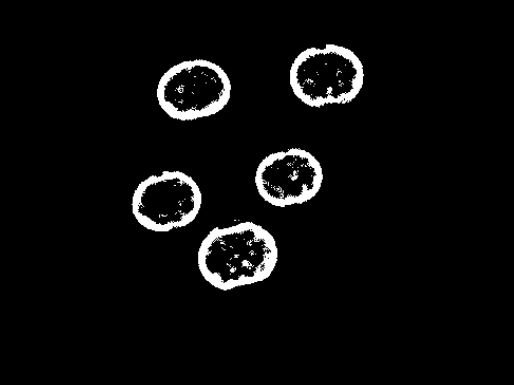
//> input picture project_code/VC_FANFUHAN_OPENCV/images/cells.png, 514 x 385 px
$ ./VC_FANFUHAN_OPENCV065   (built with g++ and OpenCV 4)
//> lines starting //> are read from the running program, lines starting //| are printed output that depends on the picture; after the words box and inside, x2 and y2 are one past the last pixel; in counts of white or black regions, pixels touching at a corner belong together
### project_code/VC_FANFUHAN_OPENCV/VC_FANFUHAN_OPENCV065/stdafx.h
// stdafx.h : 可在此標頭檔中包含標準的系統 Include 檔，
// 或是經常使用卻很少變更的
// 專案專用 Include 檔案
//

#pragma once

#include "targetver.h"

#include <stdio.h>
#include <tchar.h>


// TODO:  在此參考您的程式所需要的其他標頭

### project_code/VC_FANFUHAN_OPENCV/VC_FANFUHAN_OPENCV065/VC_FANFUHAN_OPENCV065.cpp
// VC_FANFUHAN_OPENCV065.cpp : 定義主控台應用程式的進入點。
//
/*
// Debug | x32
通用屬性
| C/C++
|	| 一般
|		| 其他 Include 目錄 -> ..\..\opencv411_x64\include
|
| 連結器
| 	|一一般
|		|  其他程式庫目錄 -> ..\..\opencv411_x64\lib
|
| 	|一輸入
|		| 其他相依性 -> opencv_world411d.lib;%(AdditionalDependencies)

// Releas | x64
組態屬性
| C/C++
|	| 一般
|		| 其他 Include 目錄 -> ..\..\opencv411_x64\include;%(AdditionalDependencies)
|
| 連結器
| 	|一般
|		| 其他程式庫目錄 -> ..\..\opencv411_x64\lib;%(AdditionalDependencies)
|
| 	|一輸入
|		| 其他相依性 -> opencv_world411.lib;%(AdditionalDependencies)

*/

#include "stdafx.h"
#include <iostream>
#include <opencv2/opencv.hpp>
#include <opencv2/core/core.hpp>
#include <opencv2/highgui/highgui.hpp>

using namespace std;
using namespace cv;

void blur_demo(Mat &image, Mat &sum);
void edge_demo(Mat &image, Mat &sum);
int getblockSum(Mat &sum, int x1, int y1, int x2, int y2, int i);

void showHistogram(InputArray src, cv::String StrTitle);
void backProjection_demo(Mat &mat, Mat &model);
void blur3x3(Mat &src, Mat *det);

void add_salt_pepper_noise(Mat &image);
void add_gaussian_noise(Mat &image);

void USMImage(Mat src, Mat &usm, float fltPar);

void pyramid_up(Mat &image, vector<Mat> &pyramid_images, int level);
void pyramid_down(vector<Mat> &pyramid_images);

void laplaian_demo(vector<Mat> &pyramid_images, Mat &image);

void connected_component_demo(Mat &image);
void componentwithstats_demo(Mat &image);

void contours_info(Mat &image, vector<vector<Point>> &pts);
void contours_info(Mat &image, vector<vector<Point>> &pts, int threshold01, int threshold02);

// [5 lines left out: function pause, not called in this run]
int main()
{
	Mat src = imread("../../images/cells.png");//Mat src = imread("../../images/test.png");
//> src is the input picture: 385 rows x 514 cols, CV_8UC3; min 0, max 255, mean 10.3
	if (src.empty())
	{
		cout << "could not load image.." << endl;
		pause();
		return -1;
	}
	else
	{
		imshow("input_src", src);
		showHistogram(src, "Histogram_input_src");
//> in showHistogram, `calcHist(&bgr_plane[0], 1, 0, Mat(), b_hist, 1, bins, ranges);`: b_hist = 256 values, max 187710 at index 0, min 0 at index 255, mean 750
//> in showHistogram, `calcHist(&bgr_plane[1], 1, 0, Mat(), g_hist, 1, bins, ranges);`: g_hist has the same summary as b_hist
//> in showHistogram, `calcHist(&bgr_plane[2], 1, 0, Mat(), r_hist, 1, bins, ranges);`: r_hist has the same summary as b_hist
//> in showHistogram, `normalize(b_hist, b_hist, 0, histImage.rows, NORM_MINMAX, -1);`: b_hist = 256 values, max 400 at index 0, min 0 at index 255, mean 1.6
//> in showHistogram, `normalize(g_hist, g_hist, 0, histImage.rows, NORM_MINMAX, -1);`: g_hist has the same summary as b_hist
//> in showHistogram, `normalize(r_hist, r_hist, 0, histImage.rows, NORM_MINMAX, -1);`: r_hist has the same summary as b_hist
//> after the loop in showHistogram, `for (int i = 1; i < bins[0]; ++i)`:
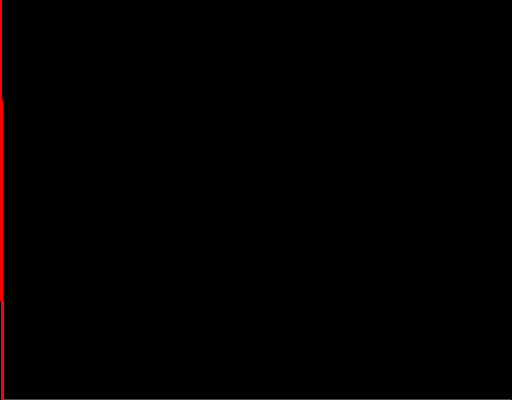
//> histImage: 400 rows x 512 cols, CV_8UC3; mean B, G, R 0, 0, 2

		// 二值图像
		//彩色轉二值化步驟(SOP) 彩色 -> 高斯模糊(去雜訊) -> 轉灰階 -> 二值化
		Mat gray, binary, result;
		cvtColor(src, gray, COLOR_BGR2GRAY);
		//GaussianBlur(gray, gray, Size(3, 3), 0, 0);
		threshold(gray, binary, 0, 255, THRESH_BINARY | THRESH_OTSU);
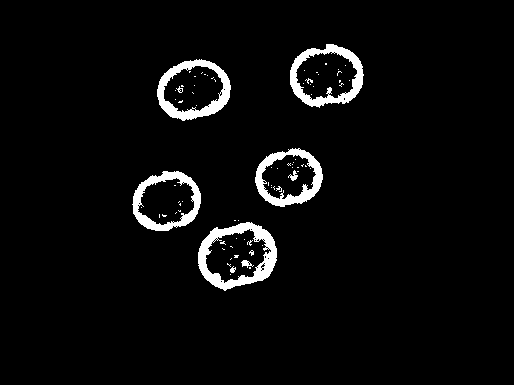
//> binary: 385 rows x 514 cols, CV_8UC1; 4.1% white; 79 white regions (69 under 20 px), largest, box (x1, y1, x2, y2) and area: (198, 222, 277, 291) 1914, (290, 44, 364, 108) 1528, (157, 59, 231, 121) 1523
		imshow("binary", binary);

		// 闭操作
		Mat se1 = getStructuringElement(MORPH_RECT, Size(25, 5), Point(-1, -1));
		Mat se2 = getStructuringElement(MORPH_RECT, Size(5, 25), Point(-1, -1));
		morphologyEx(binary, result, MORPH_CLOSE, se1);
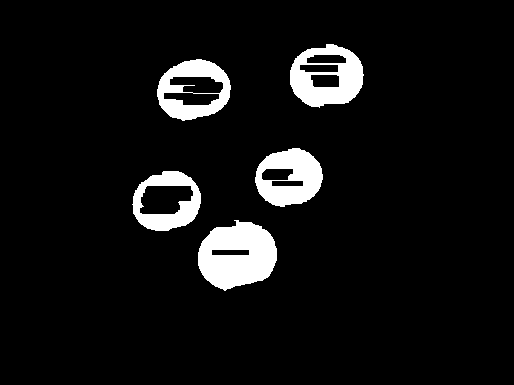
//> result: 385 rows x 514 cols, CV_8UC1; 6.9% white; 5 white regions, box (x1, y1, x2, y2) and area: (198, 220, 277, 291) 3965, (290, 44, 364, 108) 2787, (255, 148, 323, 207) 2595, (157, 59, 231, 121) 2351, (132, 171, 201, 231) 2029
		morphologyEx(result, result, MORPH_CLOSE, se2);
		imshow("close_demo 25*5 5*25", result);

		// 去除中间小方黑块
		Mat se3 = getStructuringElement(MORPH_CROSS, Size(31, 21));
		morphologyEx(result, result, MORPH_CLOSE, se3);
		// imshow("cross", result);
		morphologyEx(result, result, MORPH_CLOSE, se1);
//> result: 385 rows x 514 cols, CV_8UC1; 8.8% white; 5 white regions, box (x1, y1, x2, y2) and area: (198, 220, 277, 291) 4160, (290, 44, 364, 108) 3646, (157, 59, 231, 121) 3492, (255, 148, 323, 207) 3053, (132, 171, 201, 231) 2971
		morphologyEx(result, result, MORPH_CLOSE, se2);
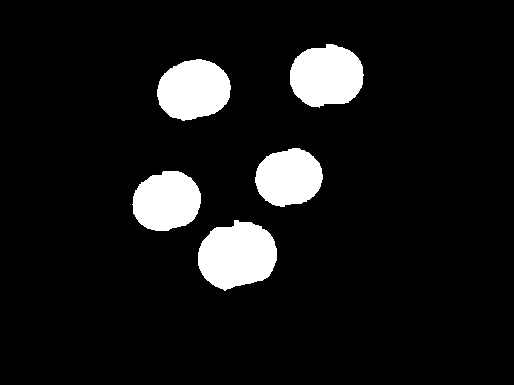
//> result: 385 rows x 514 cols, CV_8UC1; 8.9% white; 5 white regions, box (x1, y1, x2, y2) and area: (198, 220, 277, 291) 4160, (290, 44, 364, 108) 3646, (157, 59, 231, 121) 3492, (132, 171, 201, 231) 3235, (255, 148, 323, 207) 3053
		imshow("final", result);

		waitKey(0);
		return 0;
//> (the program exits here)
